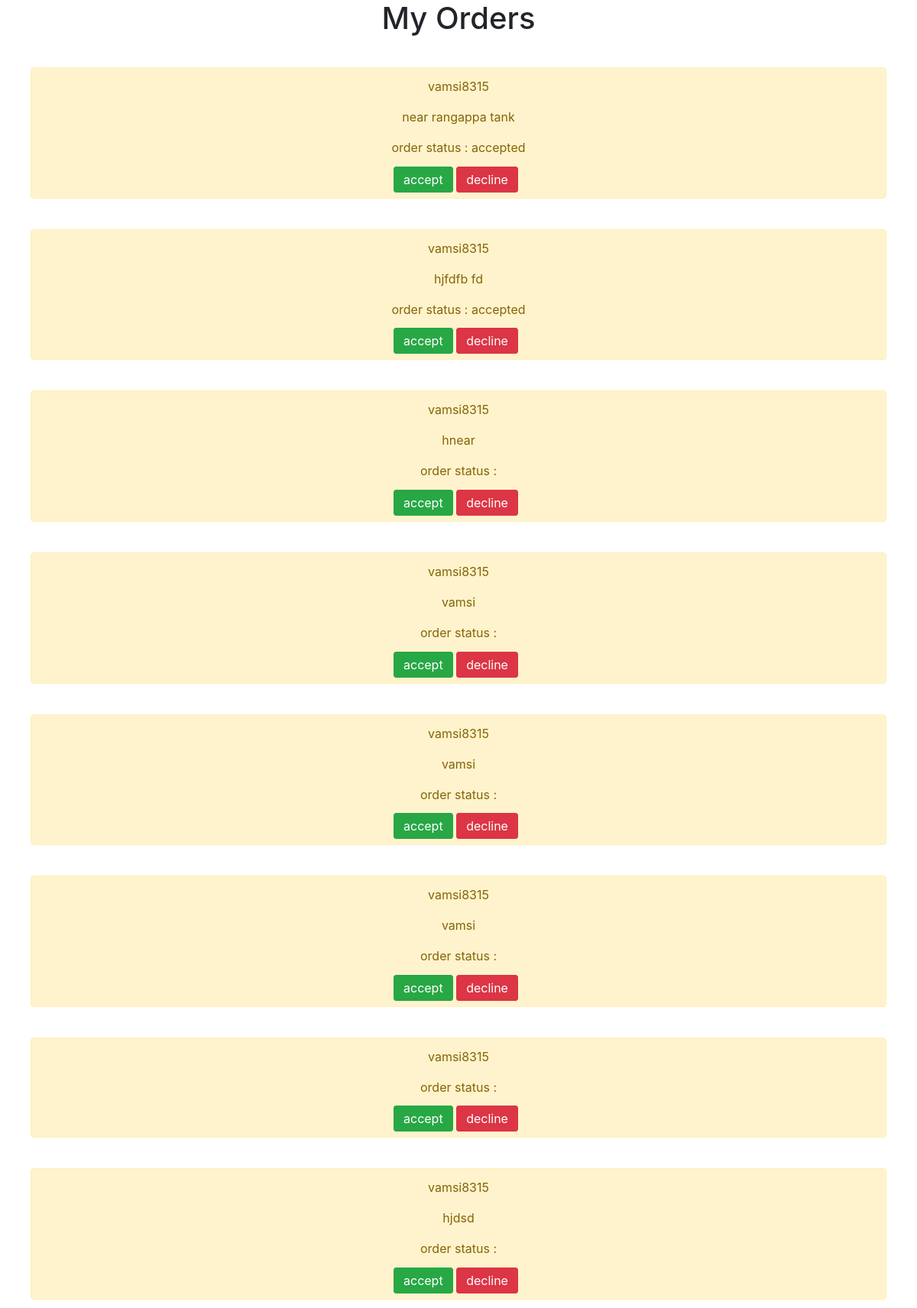
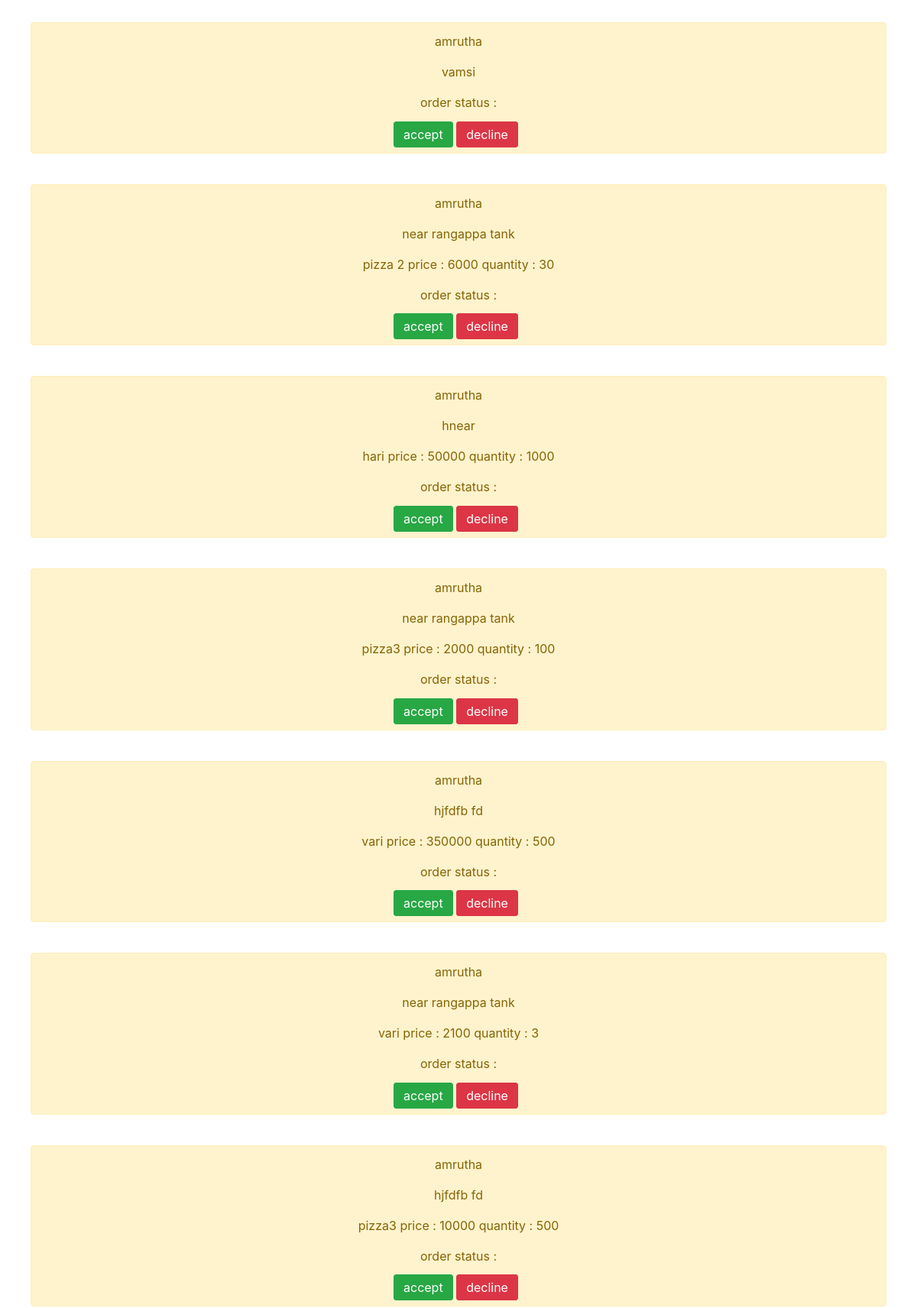
The page /adminorders/ (upper part) on the database its author committed (2 pictures, top to bottom).
### myapp/models.py (models this page shows)
class OrderModel(models.Model):
	username = models.CharField(max_length = 20)
	address = models.CharField(max_length = 1000)
	ordereditems = models.CharField(max_length = 1000)
	status = models.CharField(max_length = 20)

### myapp/views.py (the view)
# urls.py: path('adminorders/',views.adminorders,name="adminorders"),
def adminorders(request):
	orders = OrderModel.objects.all()
	context = {'orders' : orders}
	return render(request,'myapp/adminorders.html',context)

### myapp/templates/myapp/adminorders.html (shortened to what this page needs)
{% extends 'myapp/base.html' %}
{% block content %}
<h1 style="text-align: center">My Orders</h1>
{% for order in orders %}
<div style="margin: 40px" class="alert alert-warning" role = "alert">
	<p style="text-align: center;">{{order.username}}</p>
	<p style="text-align: center;">{{order.address}}</p>
	<p style="text-align: center;">{{order.ordereditems}}</p>
	<p style="text-align: center;">order status : {{order.status}}</p>
	<div class="container" style="width: 200px;margin: auto">
		<a href="/acceptorder/{{order.id}}/" style="display: inline;" class="btn btn-success">accept</a>
	<a href="/declineorder/{{order.id}}/" style="display: inline" class="btn btn-danger">decline</a>
	</div>
</div>
{% endfor %}
{% endblock %}

### rows shown on the page
OrderModel: username "vamsi8315", address "near rangappa tank", status "accepted"
OrderModel: username "vamsi8315", address "hjfdfb fd", status "accepted"
OrderModel: username "vamsi8315", address "hnear"
OrderModel: username "vamsi8315", address "vamsi"
OrderModel: username "vamsi8315", address "vamsi"
OrderModel: username "vamsi8315", address "vamsi"
OrderModel: username "vamsi8315"
OrderModel: username "vamsi8315", address "hjdsd"
OrderModel: username "amrutha", address "vamsi"
OrderModel: username "amrutha", address "near rangappa tank", ordereditems "pizza 2 price : 6000 quantity : 30"
OrderModel: username "amrutha", address "hnear", ordereditems "hari price : 50000 quantity : 1000"
OrderModel: username "amrutha", address "near rangappa tank", ordereditems "pizza3 price : 2000 quantity : 100"
OrderModel: username "amrutha", address "hjfdfb fd", ordereditems "vari price : 350000 quantity : 500"
OrderModel: username "amrutha", address "near rangappa tank", ordereditems "vari price : 2100 quantity : 3"
OrderModel: username "amrutha", address "hjfdfb fd", ordereditems "pizza3 price : 10000 quantity : 500"
